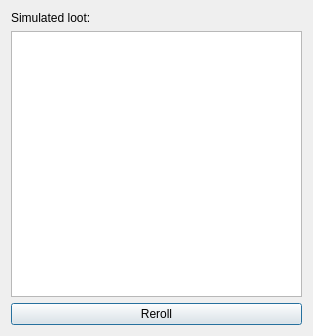
<?xml version="1.0" encoding="UTF-8"?>
<ui version="4.0">
 <class>LootDialog</class>
 <widget class="QDialog" name="LootDialog">
  <property name="geometry">
   <rect>
    <x>0</x>
    <y>0</y>
    <width>313</width>
    <height>336</height>
   </rect>
  </property>
  <property name="windowTitle">
   <string>Loot Simulator</string>
  </property>
  <property name="windowIcon">
   <iconset resource="../qrc/editor.qrc">
    <normaloff>:/Trade_Engineering.png</normaloff>:/Trade_Engineering.png</iconset>
  </property>
  <layout class="QVBoxLayout" name="verticalLayout">
   <item>
    <widget class="QLabel" name="label">
     <property name="text">
      <string>Simulated loot:</string>
     </property>
    </widget>
   </item>
   <item>
    <widget class="QListWidget" name="listWidget">
     <property name="alternatingRowColors">
      <bool>true</bool>
     </property>
    </widget>
   </item>
   <item>
    <widget class="QPushButton" name="rerollButton">
     <property name="text">
      <string>Reroll</string>
     </property>
    </widget>
   </item>
  </layout>
 </widget>
 <resources>
  <include location="../qrc/editor.qrc"/>
 </resources>
 <connections/>
</ui>
